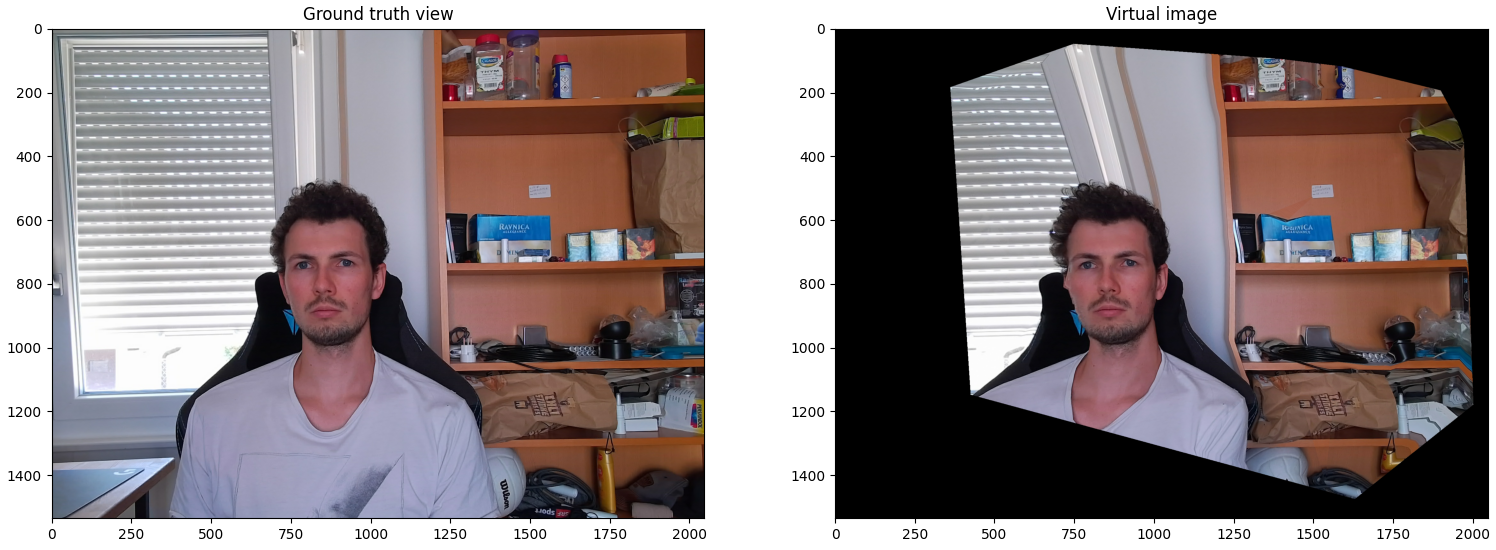
#> input picture src/archives/tests/textMap_human4K_landmarks.png, 1496 x 550 px, found by its file name
$ python compute_ssim.py
#> lines starting #> are read from the running program, lines starting #| are printed output that depends on the picture; long printed decimals are rounded
import numpy as np
import cv2
import matplotlib.pyplot as plt

from skimage import img_as_float
from skimage.metrics import structural_similarity as ssim

# img = cv2.imread("src/tests/human_vertB_textMap_landmarks.png", cv2.IMREAD_GRAYSCALE)
# img = cv2.imread("src/tests/textMap_human4K_vertB_landmarks.png", cv2.IMREAD_GRAYSCALE)
img = cv2.imread("src/tests/textMap_human4K_landmarks.png", cv2.IMREAD_GRAYSCALE)
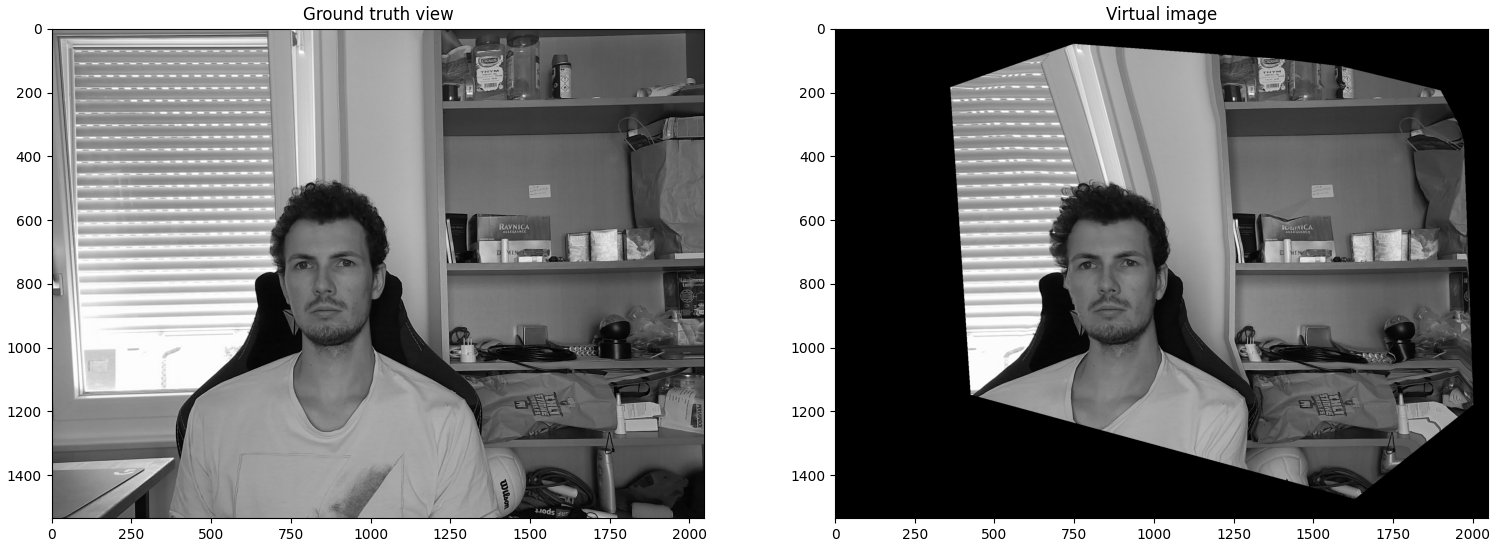
#> img: shape (550, 1496); min 0, max 255, mean 131.2

fig_img = plt.figure("Input")
plt.imshow(img, cmap='gray')

# [4 lines of commented-out code are left out]
gt = img_as_float(img[220:350, 288:388])
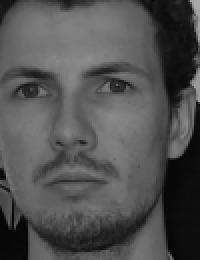
#> gt: shape (130, 100) float64 (shown 2 times larger); min 0.0157, max 0.667, mean 0.318
synth = img_as_float(img[221:351, 1070:1170])
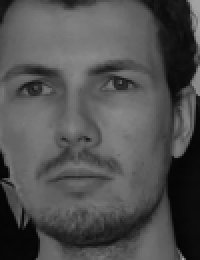
#> synth: shape (130, 100) float64 (shown 2 times larger); min 0.00784, max 0.647, mean 0.315

ssim_val = ssim(gt, synth, data_range=synth.max()-synth.min())
#> ssim_val = 0.637
print(ssim_val)
#| 0.6371

fig = plt.figure("Texture mapping result")
ax = fig.add_subplot(1, 2, 1)
imgplot = plt.imshow(gt, cmap='gray')
ax.set_title('Ground truth view')
ax = fig.add_subplot(1, 2, 2)
imgplot = plt.imshow(synth, cmap='gray')
ax.set_title('Virtual image')
plt.show()
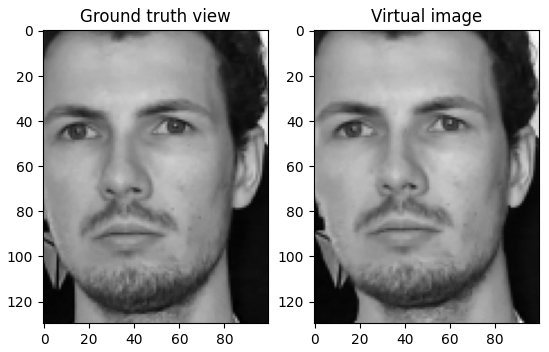
#> figure drawn by matplotlib, 2 panels

$ run again, with src/archives/tests/human_vertB_textMap_landmarks.png copied over src/archives/tests/textMap_human4K_landmarks.png
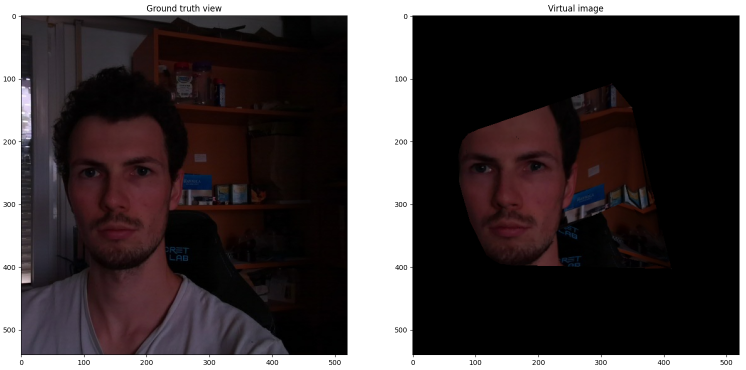
#> input picture src/archives/tests/human_vertB_textMap_landmarks.png, 1492 x 740 px, found by its file name (shown at 1/2 size)
#> `synth = img_as_float(img[221:351, 1070:1170])`:
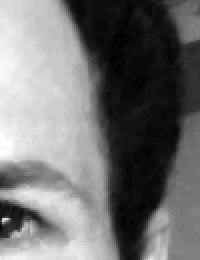
#> synth: shape (130, 100) float64 (shown 2 times larger); min 0, max 0.22, mean 0.0981; drawn with min black and max white
#> ssim_val = 0.36
#| 0.3602
#> `plt.show()`:
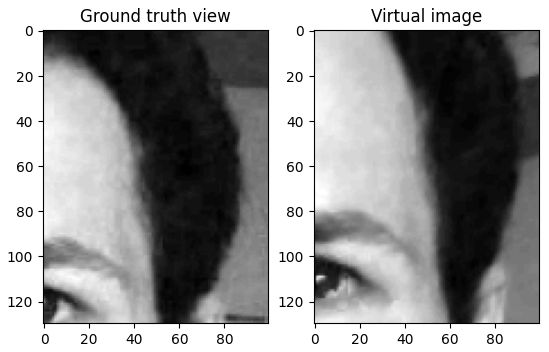
#> figure drawn by matplotlib, 2 panels

$ run again, with src/archives/tests/textMap_human4K_vertB_landmarks.png copied over src/archives/tests/textMap_human4K_landmarks.png
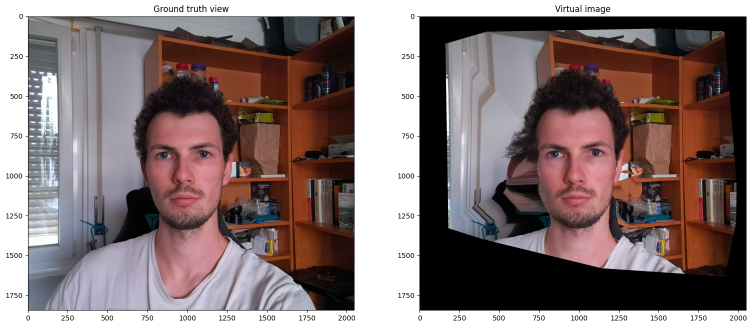
#> input picture src/archives/tests/textMap_human4K_vertB_landmarks.png, 1504 x 656 px, found by its file name (shown at 1/2 size)
#> `synth = img_as_float(img[221:351, 1070:1170])`:
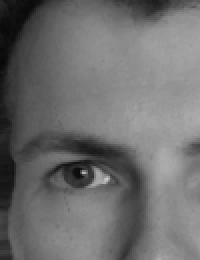
#> synth: shape (130, 100) float64 (shown 2 times larger); min 0.0314, max 0.8, mean 0.431
#> ssim_val = 0.726
#| 0.7262
#> `plt.show()`:
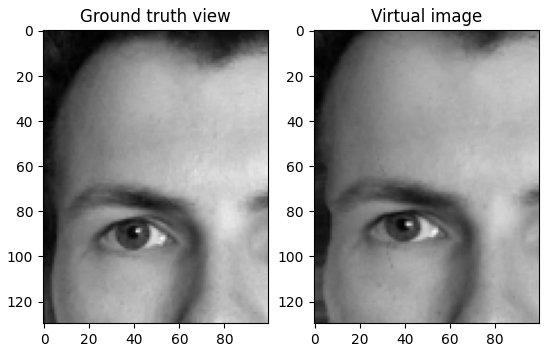
#> figure drawn by matplotlib, 2 panels
